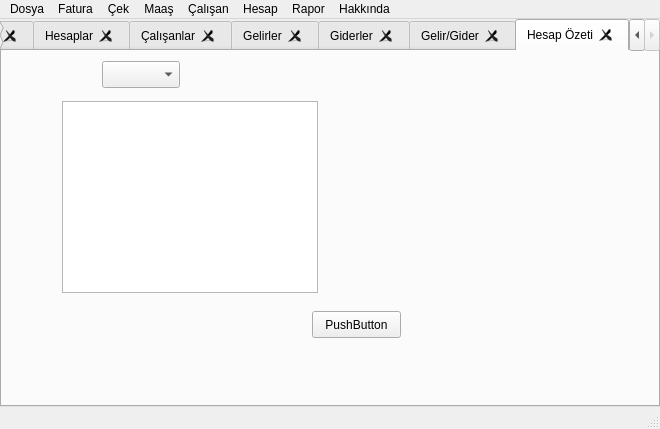
<?xml version="1.0" encoding="UTF-8"?>
<ui version="4.0">
 <class>muhasib</class>
 <widget class="QMainWindow" name="muhasib">
  <property name="geometry">
   <rect>
    <x>0</x>
    <y>0</y>
    <width>660</width>
    <height>429</height>
   </rect>
  </property>
  <property name="windowTitle">
   <string>muhasib</string>
  </property>
  <widget class="QWidget" name="centralWidget">
   <layout class="QGridLayout" name="gridLayout_2">
    <property name="margin">
     <number>0</number>
    </property>
    <item row="0" column="0">
     <widget class="QTabWidget" name="tabWidget">
      <property name="currentIndex">
       <number>11</number>
      </property>
      <property name="tabsClosable">
       <bool>true</bool>
      </property>
      <property name="movable">
       <bool>false</bool>
      </property>
      <widget class="QWidget" name="tabBaslangic">
       <attribute name="title">
        <string>Başlangıç</string>
       </attribute>
       <widget class="QGroupBox" name="groupBox">
        <property name="geometry">
         <rect>
          <x>40</x>
          <y>50</y>
          <width>321</width>
          <height>211</height>
         </rect>
        </property>
        <property name="title">
         <string>İşlem Seçin</string>
        </property>
        <layout class="QGridLayout" name="gridLayout_3">
         <item row="0" column="0">
          <widget class="QComboBox" name="cbFatura">
           <property name="sizePolicy">
            <sizepolicy hsizetype="Preferred" vsizetype="Expanding">
             <horstretch>0</horstretch>
             <verstretch>0</verstretch>
            </sizepolicy>
           </property>
          </widget>
         </item>
         <item row="1" column="0">
          <widget class="QComboBox" name="cbCek">
           <property name="sizePolicy">
            <sizepolicy hsizetype="Preferred" vsizetype="Expanding">
             <horstretch>0</horstretch>
             <verstretch>0</verstretch>
            </sizepolicy>
           </property>
          </widget>
         </item>
         <item row="2" column="0">
          <widget class="QComboBox" name="cbCalisan">
           <property name="sizePolicy">
            <sizepolicy hsizetype="Preferred" vsizetype="Expanding">
             <horstretch>0</horstretch>
             <verstretch>0</verstretch>
            </sizepolicy>
           </property>
          </widget>
         </item>
         <item row="3" column="0">
          <widget class="QComboBox" name="cbMaas_2">
           <property name="sizePolicy">
            <sizepolicy hsizetype="Preferred" vsizetype="Expanding">
             <horstretch>0</horstretch>
             <verstretch>0</verstretch>
            </sizepolicy>
           </property>
          </widget>
         </item>
         <item row="4" column="0">
          <widget class="QComboBox" name="cbHesap">
           <property name="sizePolicy">
            <sizepolicy hsizetype="Preferred" vsizetype="Expanding">
             <horstretch>0</horstretch>
             <verstretch>0</verstretch>
            </sizepolicy>
           </property>
          </widget>
         </item>
         <item row="0" column="1">
          <widget class="QComboBox" name="cbRapor">
           <property name="sizePolicy">
            <sizepolicy hsizetype="Preferred" vsizetype="Expanding">
             <horstretch>0</horstretch>
             <verstretch>0</verstretch>
            </sizepolicy>
           </property>
          </widget>
         </item>
        </layout>
       </widget>
      </widget>
      <widget class="QWidget" name="tabFatura">
       <attribute name="title">
        <string>Faturalar</string>
       </attribute>
       <layout class="QGridLayout" name="gridLayout">
        <item row="0" column="0" colspan="7">
         <widget class="QTableWidget" name="tblFatura"/>
        </item>
        <item row="1" column="1">
         <widget class="QLabel" name="lblFatura">
          <property name="text">
           <string/>
          </property>
         </widget>
        </item>
        <item row="1" column="2">
         <widget class="QLabel" name="lblFatura2">
          <property name="text">
           <string/>
          </property>
         </widget>
        </item>
        <item row="1" column="3">
         <spacer name="horizontalSpacer">
          <property name="orientation">
           <enum>Qt::Horizontal</enum>
          </property>
          <property name="sizeHint" stdset="0">
           <size>
            <width>40</width>
            <height>20</height>
           </size>
          </property>
         </spacer>
        </item>
        <item row="1" column="5">
         <widget class="QPushButton" name="btnFaturaOzetiFatura">
          <property name="text">
           <string>Fatura Özeti</string>
          </property>
         </widget>
        </item>
        <item row="1" column="6">
         <widget class="QPushButton" name="btnFaturaEkleFatura">
          <property name="text">
           <string>Fatura Ekle</string>
          </property>
         </widget>
        </item>
        <item row="1" column="4">
         <widget class="QPushButton" name="btnKistasFatura">
          <property name="text">
           <string>Kıstas</string>
          </property>
         </widget>
        </item>
       </layout>
      </widget>
      <widget class="QWidget" name="tabFaturaOzeti">
       <attribute name="title">
        <string>Faturaları Karşılaştır</string>
       </attribute>
       <layout class="QGridLayout" name="gridLayout_5">
        <item row="0" column="0" colspan="2">
         <layout class="QHBoxLayout" name="horizontalLayout">
          <item>
           <widget class="QPushButton" name="btnFaturaKarsilastirBaslangicTarihi">
            <property name="text">
             <string>Başlangıç Tarihi</string>
            </property>
           </widget>
          </item>
          <item>
           <widget class="QLabel" name="lblFaturaKarsilastirBaslangicTarihi">
            <property name="minimumSize">
             <size>
              <width>100</width>
              <height>0</height>
             </size>
            </property>
            <property name="maximumSize">
             <size>
              <width>100</width>
              <height>16777215</height>
             </size>
            </property>
            <property name="text">
             <string/>
            </property>
           </widget>
          </item>
          <item>
           <widget class="QPushButton" name="btnFaturaKarsilastirBitisTarihi">
            <property name="text">
             <string>Bitiş Tarihi</string>
            </property>
           </widget>
          </item>
          <item>
           <widget class="QLabel" name="lblFaturaKarsilastirBitisTarihi">
            <property name="minimumSize">
             <size>
              <width>100</width>
              <height>0</height>
             </size>
            </property>
            <property name="maximumSize">
             <size>
              <width>100</width>
              <height>16777215</height>
             </size>
            </property>
            <property name="text">
             <string/>
            </property>
           </widget>
          </item>
          <item>
           <spacer name="horizontalSpacer_3">
            <property name="orientation">
             <enum>Qt::Horizontal</enum>
            </property>
            <property name="sizeHint" stdset="0">
             <size>
              <width>40</width>
              <height>20</height>
             </size>
            </property>
           </spacer>
          </item>
          <item>
           <widget class="QPushButton" name="btnRaporlaFaturaKarsilastir">
            <property name="text">
             <string>Göster</string>
            </property>
           </widget>
          </item>
         </layout>
        </item>
        <item row="1" column="0">
         <layout class="QVBoxLayout" name="verticalLayout">
          <item>
           <widget class="QLabel" name="label_8">
            <property name="text">
             <string>Gelen Faturalar</string>
            </property>
           </widget>
          </item>
          <item>
           <widget class="QTableWidget" name="tblGelenFaturalar"/>
          </item>
          <item>
           <widget class="QLabel" name="lblGelenFaturalarSonuc">
            <property name="text">
             <string>TextLabel</string>
            </property>
           </widget>
          </item>
         </layout>
        </item>
        <item row="1" column="1">
         <layout class="QVBoxLayout" name="verticalLayout_2">
          <item>
           <widget class="QLabel" name="label_9">
            <property name="text">
             <string>Giden Faturalar</string>
            </property>
           </widget>
          </item>
          <item>
           <widget class="QTableWidget" name="tblGidenFaturalar"/>
          </item>
          <item>
           <widget class="QLabel" name="lblGidenFaturalarSonuc">
            <property name="text">
             <string>TextLabel</string>
            </property>
           </widget>
          </item>
         </layout>
        </item>
        <item row="2" column="0">
         <widget class="QLabel" name="lblFaturaGenelSonuc">
          <property name="text">
           <string>TextLabel</string>
          </property>
         </widget>
        </item>
       </layout>
      </widget>
      <widget class="QWidget" name="tabCek">
       <attribute name="title">
        <string>Çekler</string>
       </attribute>
       <layout class="QGridLayout" name="gridLayout_8">
        <item row="0" column="0" colspan="7">
         <widget class="QTableWidget" name="tblCek"/>
        </item>
        <item row="1" column="0">
         <widget class="QCheckBox" name="cbVerilenCek">
          <property name="text">
           <string>Verilen</string>
          </property>
          <property name="checked">
           <bool>true</bool>
          </property>
         </widget>
        </item>
        <item row="1" column="1">
         <widget class="QCheckBox" name="cbAlinanCek">
          <property name="text">
           <string>Alınan</string>
          </property>
          <property name="checked">
           <bool>true</bool>
          </property>
         </widget>
        </item>
        <item row="1" column="2">
         <widget class="QLabel" name="lblCek">
          <property name="text">
           <string/>
          </property>
         </widget>
        </item>
        <item row="1" column="3">
         <widget class="QLabel" name="lblCek2">
          <property name="text">
           <string/>
          </property>
         </widget>
        </item>
        <item row="1" column="4">
         <spacer name="horizontalSpacer_4">
          <property name="orientation">
           <enum>Qt::Horizontal</enum>
          </property>
          <property name="sizeHint" stdset="0">
           <size>
            <width>172</width>
            <height>20</height>
           </size>
          </property>
         </spacer>
        </item>
        <item row="1" column="5">
         <widget class="QPushButton" name="btnCekOzetiCek">
          <property name="text">
           <string>Çek Özeti</string>
          </property>
         </widget>
        </item>
        <item row="1" column="6">
         <widget class="QPushButton" name="btnCekEkleCek">
          <property name="text">
           <string>Çek Ekle</string>
          </property>
         </widget>
        </item>
       </layout>
      </widget>
      <widget class="QWidget" name="tabCekOzeti">
       <attribute name="title">
        <string>Çekleri Karşılaştır</string>
       </attribute>
       <layout class="QGridLayout" name="gridLayout_9">
        <item row="0" column="0" colspan="2">
         <layout class="QHBoxLayout" name="horizontalLayout_2">
          <item>
           <widget class="QPushButton" name="btnCekKarsilastirBaslangicTarihi">
            <property name="text">
             <string>Başlangıç Tarihi</string>
            </property>
           </widget>
          </item>
          <item>
           <widget class="QLabel" name="lblCekKarsilastirBaslangicTarihi">
            <property name="minimumSize">
             <size>
              <width>100</width>
              <height>0</height>
             </size>
            </property>
            <property name="maximumSize">
             <size>
              <width>100</width>
              <height>16777215</height>
             </size>
            </property>
            <property name="text">
             <string/>
            </property>
           </widget>
          </item>
          <item>
           <widget class="QPushButton" name="btnCekKarsilastirBitisTarihi">
            <property name="text">
             <string>Bitiş Tarihi</string>
            </property>
           </widget>
          </item>
          <item>
           <widget class="QLabel" name="lblCekKarsilastirBitisTarihi">
            <property name="minimumSize">
             <size>
              <width>100</width>
              <height>0</height>
             </size>
            </property>
            <property name="maximumSize">
             <size>
              <width>100</width>
              <height>16777215</height>
             </size>
            </property>
            <property name="text">
             <string/>
            </property>
           </widget>
          </item>
          <item>
           <spacer name="horizontalSpacer_2">
            <property name="orientation">
             <enum>Qt::Horizontal</enum>
            </property>
            <property name="sizeHint" stdset="0">
             <size>
              <width>40</width>
              <height>20</height>
             </size>
            </property>
           </spacer>
          </item>
          <item>
           <widget class="QPushButton" name="btnRaporlaCekKarsilastir">
            <property name="text">
             <string>Raporla</string>
            </property>
           </widget>
          </item>
         </layout>
        </item>
        <item row="1" column="0">
         <layout class="QVBoxLayout" name="verticalLayout_3">
          <item>
           <widget class="QLabel" name="label_3">
            <property name="text">
             <string>Alınan Çek</string>
            </property>
           </widget>
          </item>
          <item>
           <widget class="QTableWidget" name="tblAlinanCek"/>
          </item>
          <item>
           <widget class="QLabel" name="lblAlinanCekSonuc">
            <property name="text">
             <string>TextLabel</string>
            </property>
           </widget>
          </item>
         </layout>
        </item>
        <item row="1" column="1">
         <layout class="QVBoxLayout" name="verticalLayout_4">
          <item>
           <widget class="QLabel" name="label_5">
            <property name="text">
             <string>Verilen Çek</string>
            </property>
           </widget>
          </item>
          <item>
           <widget class="QTableWidget" name="tblVerilenCek"/>
          </item>
          <item>
           <widget class="QLabel" name="lblVerilenCekSonuc">
            <property name="text">
             <string>TextLabel</string>
            </property>
           </widget>
          </item>
         </layout>
        </item>
        <item row="2" column="0">
         <widget class="QLabel" name="lblCekGenelSonuc">
          <property name="text">
           <string>TextLabel</string>
          </property>
         </widget>
        </item>
       </layout>
      </widget>
      <widget class="QWidget" name="tabMaas">
       <attribute name="title">
        <string>Maaşlar</string>
       </attribute>
       <layout class="QGridLayout" name="gridLayout_10">
        <item row="0" column="0" colspan="7">
         <widget class="QTableWidget" name="tblMaas"/>
        </item>
        <item row="1" column="6">
         <widget class="QPushButton" name="btnMaasEkleMaas">
          <property name="text">
           <string>Maaş Ekle</string>
          </property>
         </widget>
        </item>
        <item row="1" column="0">
         <widget class="QCheckBox" name="cbMaas">
          <property name="text">
           <string>Maaş</string>
          </property>
         </widget>
        </item>
        <item row="1" column="1">
         <widget class="QCheckBox" name="cbAvans">
          <property name="text">
           <string>Avans</string>
          </property>
         </widget>
        </item>
        <item row="1" column="2">
         <widget class="QCheckBox" name="cbMesai">
          <property name="text">
           <string>Mesai</string>
          </property>
         </widget>
        </item>
        <item row="1" column="5">
         <spacer name="horizontalSpacer_5">
          <property name="orientation">
           <enum>Qt::Horizontal</enum>
          </property>
          <property name="sizeHint" stdset="0">
           <size>
            <width>40</width>
            <height>20</height>
           </size>
          </property>
         </spacer>
        </item>
        <item row="1" column="3">
         <widget class="QLabel" name="lblMaas">
          <property name="text">
           <string/>
          </property>
         </widget>
        </item>
        <item row="1" column="4">
         <widget class="QLabel" name="lblMaas2">
          <property name="text">
           <string/>
          </property>
         </widget>
        </item>
       </layout>
      </widget>
      <widget class="QWidget" name="tabHesap">
       <attribute name="title">
        <string>Hesaplar</string>
       </attribute>
       <layout class="QGridLayout" name="gridLayout_4">
        <item row="0" column="0" colspan="2">
         <widget class="QTableWidget" name="tblHesap"/>
        </item>
        <item row="1" column="1">
         <widget class="QPushButton" name="btnHesapEkleHesap">
          <property name="text">
           <string>Hesap Ekle</string>
          </property>
         </widget>
        </item>
        <item row="1" column="0">
         <spacer name="horizontalSpacer_6">
          <property name="orientation">
           <enum>Qt::Horizontal</enum>
          </property>
          <property name="sizeHint" stdset="0">
           <size>
            <width>40</width>
            <height>20</height>
           </size>
          </property>
         </spacer>
        </item>
       </layout>
      </widget>
      <widget class="QWidget" name="tabCalisan">
       <attribute name="title">
        <string>Çalışanlar</string>
       </attribute>
       <layout class="QGridLayout" name="gridLayout_11">
        <item row="0" column="0" colspan="3">
         <widget class="QTableWidget" name="tblCalisan"/>
        </item>
        <item row="1" column="2">
         <widget class="QPushButton" name="btnCalisanEkleCalisan">
          <property name="text">
           <string>Çalışan Ekle</string>
          </property>
         </widget>
        </item>
        <item row="1" column="0">
         <widget class="QLabel" name="lblCalisan">
          <property name="text">
           <string>TextLabel</string>
          </property>
         </widget>
        </item>
        <item row="1" column="1">
         <spacer name="horizontalSpacer_7">
          <property name="orientation">
           <enum>Qt::Horizontal</enum>
          </property>
          <property name="sizeHint" stdset="0">
           <size>
            <width>40</width>
            <height>20</height>
           </size>
          </property>
         </spacer>
        </item>
       </layout>
      </widget>
      <widget class="QWidget" name="tabGelirler">
       <attribute name="title">
        <string>Gelirler</string>
       </attribute>
       <layout class="QGridLayout" name="gridLayout_12">
        <item row="0" column="0">
         <widget class="QTableWidget" name="tblGelirler"/>
        </item>
       </layout>
      </widget>
      <widget class="QWidget" name="tabGiderler">
       <attribute name="title">
        <string>Giderler</string>
       </attribute>
       <layout class="QGridLayout" name="gridLayout_13">
        <item row="0" column="0">
         <widget class="QTableWidget" name="tblGiderler"/>
        </item>
       </layout>
      </widget>
      <widget class="QWidget" name="tabGgd">
       <attribute name="title">
        <string>Gelir/Gider</string>
       </attribute>
       <layout class="QGridLayout" name="gridLayout_14">
        <item row="0" column="0" rowspan="2">
         <widget class="QTableWidget" name="tblGgd">
          <property name="styleSheet">
           <string notr="true">QTableWidget {background-color: transparent;border: 0px;} QHeaderView::section {background-color: transparent; margin:10px;font-size:20px;}</string>
          </property>
          <property name="showGrid">
           <bool>false</bool>
          </property>
         </widget>
        </item>
       </layout>
      </widget>
      <widget class="QWidget" name="tabHesapOzeti">
       <attribute name="title">
        <string>Hesap Özeti</string>
       </attribute>
       <widget class="QComboBox" name="comboBox">
        <property name="geometry">
         <rect>
          <x>100</x>
          <y>10</y>
          <width>78</width>
          <height>27</height>
         </rect>
        </property>
       </widget>
       <widget class="QTableWidget" name="tableWidget">
        <property name="geometry">
         <rect>
          <x>60</x>
          <y>50</y>
          <width>256</width>
          <height>192</height>
         </rect>
        </property>
       </widget>
       <widget class="QPushButton" name="pushButton">
        <property name="geometry">
         <rect>
          <x>310</x>
          <y>260</y>
          <width>89</width>
          <height>27</height>
         </rect>
        </property>
        <property name="text">
         <string>PushButton</string>
        </property>
       </widget>
      </widget>
     </widget>
    </item>
   </layout>
  </widget>
  <widget class="QStatusBar" name="statusBar"/>
  <widget class="QMenuBar" name="menuBar">
   <property name="geometry">
    <rect>
     <x>0</x>
     <y>0</y>
     <width>660</width>
     <height>25</height>
    </rect>
   </property>
   <widget class="QMenu" name="menuFatura">
    <property name="title">
     <string>Fatura</string>
    </property>
    <addaction name="actionFaturaListele"/>
    <addaction name="actionFaturaEkle"/>
    <addaction name="actionFaturaKarsilastir"/>
   </widget>
   <widget class="QMenu" name="menuCek">
    <property name="title">
     <string>Çek</string>
    </property>
    <addaction name="actionCekListele"/>
    <addaction name="actionCekEkle"/>
    <addaction name="actionCekKarsilastir"/>
   </widget>
   <widget class="QMenu" name="menuDosya">
    <property name="title">
     <string>Dosya</string>
    </property>
    <addaction name="actionKaydet"/>
    <addaction name="actionCikis"/>
   </widget>
   <widget class="QMenu" name="menuHakkinda">
    <property name="title">
     <string>Hakkında</string>
    </property>
   </widget>
   <widget class="QMenu" name="menuMaas">
    <property name="title">
     <string>Maaş</string>
    </property>
    <addaction name="actionMaasListele"/>
    <addaction name="actionMaasEkle"/>
   </widget>
   <widget class="QMenu" name="menuCalisan">
    <property name="title">
     <string>Çalışan</string>
    </property>
    <addaction name="actionCalisanListele"/>
    <addaction name="actionCalisanEkle"/>
   </widget>
   <widget class="QMenu" name="menuRapor">
    <property name="title">
     <string>Rapor</string>
    </property>
    <addaction name="actionGelirler"/>
    <addaction name="actionGiderler"/>
    <addaction name="actionGgd"/>
    <addaction name="actionHesaplar"/>
   </widget>
   <widget class="QMenu" name="menuHesap">
    <property name="title">
     <string>Hesap</string>
    </property>
    <addaction name="actionHesapEkle"/>
    <addaction name="actionHesapListele"/>
   </widget>
   <addaction name="menuDosya"/>
   <addaction name="menuFatura"/>
   <addaction name="menuCek"/>
   <addaction name="menuMaas"/>
   <addaction name="menuCalisan"/>
   <addaction name="menuHesap"/>
   <addaction name="menuRapor"/>
   <addaction name="menuHakkinda"/>
  </widget>
  <action name="actionKaydet">
   <property name="text">
    <string>Kaydet</string>
   </property>
  </action>
  <action name="actionCikis">
   <property name="text">
    <string>Çıkış</string>
   </property>
  </action>
  <action name="actionFaturaListele">
   <property name="text">
    <string>Listele</string>
   </property>
  </action>
  <action name="actionFaturaEkle">
   <property name="text">
    <string>Ekle</string>
   </property>
  </action>
  <action name="actionCekListele">
   <property name="text">
    <string>Listele</string>
   </property>
  </action>
  <action name="actionCekEkle">
   <property name="text">
    <string>Ekle</string>
   </property>
  </action>
  <action name="actionFaturaKarsilastir">
   <property name="text">
    <string>Karşılaştır</string>
   </property>
  </action>
  <action name="actionCekKarsilastir">
   <property name="text">
    <string>Karşılaştır</string>
   </property>
  </action>
  <action name="actionMaasListele">
   <property name="text">
    <string>Listele</string>
   </property>
  </action>
  <action name="actionMaasEkle">
   <property name="text">
    <string>Ekle</string>
   </property>
  </action>
  <action name="actionCalisanListele">
   <property name="text">
    <string>Listele</string>
   </property>
  </action>
  <action name="actionCalisanEkle">
   <property name="text">
    <string>Ekle</string>
   </property>
  </action>
  <action name="actionGelirler">
   <property name="text">
    <string>Gelirler</string>
   </property>
  </action>
  <action name="actionGiderler">
   <property name="text">
    <string>Giderler</string>
   </property>
  </action>
  <action name="actionGgd">
   <property name="text">
    <string>Gelir/Gider</string>
   </property>
  </action>
  <action name="actionHesapEkle">
   <property name="text">
    <string>Ekle</string>
   </property>
  </action>
  <action name="actionHesapListele">
   <property name="text">
    <string>Listele</string>
   </property>
  </action>
  <action name="actionHesaplar">
   <property name="text">
    <string>Hesaplar</string>
   </property>
  </action>
 </widget>
 <layoutdefault spacing="6" margin="11"/>
 <resources/>
 <connections/>
</ui>
